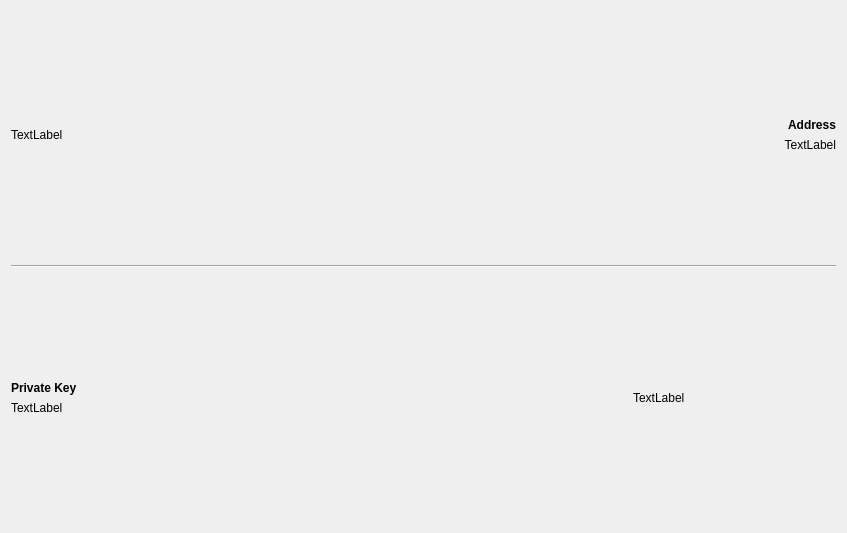
<?xml version="1.0" encoding="UTF-8"?>
<ui version="4.0">
 <class>WalletWidget</class>
 <widget class="QWidget" name="WalletWidget">
  <property name="geometry">
   <rect>
    <x>0</x>
    <y>0</y>
    <width>847</width>
    <height>533</height>
   </rect>
  </property>
  <property name="windowTitle">
   <string>Form</string>
  </property>
  <layout class="QGridLayout" name="gridLayout">
   <item row="1" column="0" colspan="4">
    <widget class="Line" name="line">
     <property name="orientation">
      <enum>Qt::Horizontal</enum>
     </property>
    </widget>
   </item>
   <item row="2" column="0" colspan="3">
    <layout class="QVBoxLayout" name="verticalLayout_3">
     <item>
      <spacer name="verticalSpacer_3">
       <property name="orientation">
        <enum>Qt::Vertical</enum>
       </property>
       <property name="sizeHint" stdset="0">
        <size>
         <width>20</width>
         <height>40</height>
        </size>
       </property>
      </spacer>
     </item>
     <item>
      <widget class="QLabel" name="label_3">
       <property name="styleSheet">
        <string notr="true">font-weight: bold;</string>
       </property>
       <property name="text">
        <string>Private Key</string>
       </property>
      </widget>
     </item>
     <item>
      <widget class="QLabel" name="lblPrivateKey">
       <property name="text">
        <string>TextLabel</string>
       </property>
       <property name="wordWrap">
        <bool>true</bool>
       </property>
      </widget>
     </item>
     <item>
      <spacer name="verticalSpacer_4">
       <property name="orientation">
        <enum>Qt::Vertical</enum>
       </property>
       <property name="sizeHint" stdset="0">
        <size>
         <width>20</width>
         <height>40</height>
        </size>
       </property>
      </spacer>
     </item>
    </layout>
   </item>
   <item row="0" column="1" colspan="3">
    <layout class="QVBoxLayout" name="verticalLayout">
     <item>
      <spacer name="verticalSpacer">
       <property name="orientation">
        <enum>Qt::Vertical</enum>
       </property>
       <property name="sizeHint" stdset="0">
        <size>
         <width>20</width>
         <height>40</height>
        </size>
       </property>
      </spacer>
     </item>
     <item>
      <widget class="QLabel" name="label_2">
       <property name="styleSheet">
        <string notr="true">font-weight: bold;</string>
       </property>
       <property name="text">
        <string>Address</string>
       </property>
       <property name="alignment">
        <set>Qt::AlignRight|Qt::AlignTrailing|Qt::AlignVCenter</set>
       </property>
      </widget>
     </item>
     <item>
      <widget class="QLabel" name="lblAddress">
       <property name="text">
        <string>TextLabel</string>
       </property>
       <property name="alignment">
        <set>Qt::AlignRight|Qt::AlignTrailing|Qt::AlignVCenter</set>
       </property>
       <property name="wordWrap">
        <bool>true</bool>
       </property>
      </widget>
     </item>
     <item>
      <spacer name="verticalSpacer_2">
       <property name="orientation">
        <enum>Qt::Vertical</enum>
       </property>
       <property name="sizeHint" stdset="0">
        <size>
         <width>20</width>
         <height>40</height>
        </size>
       </property>
      </spacer>
     </item>
    </layout>
   </item>
   <item row="2" column="3">
    <widget class="QRCodeLabel" name="qrPrivateKey">
     <property name="sizePolicy">
      <sizepolicy hsizetype="Preferred" vsizetype="Preferred">
       <horstretch>0</horstretch>
       <verstretch>0</verstretch>
      </sizepolicy>
     </property>
     <property name="text">
      <string>TextLabel</string>
     </property>
    </widget>
   </item>
   <item row="0" column="0">
    <widget class="QRCodeLabel" name="qrAddress">
     <property name="sizePolicy">
      <sizepolicy hsizetype="Preferred" vsizetype="Preferred">
       <horstretch>0</horstretch>
       <verstretch>0</verstretch>
      </sizepolicy>
     </property>
     <property name="mouseTracking">
      <bool>false</bool>
     </property>
     <property name="text">
      <string>TextLabel</string>
     </property>
    </widget>
   </item>
  </layout>
 </widget>
 <customwidgets>
  <customwidget>
   <class>QRCodeLabel</class>
   <extends>QLabel</extends>
   <header>qrcodelabel.h</header>
  </customwidget>
 </customwidgets>
 <resources/>
 <connections/>
</ui>
